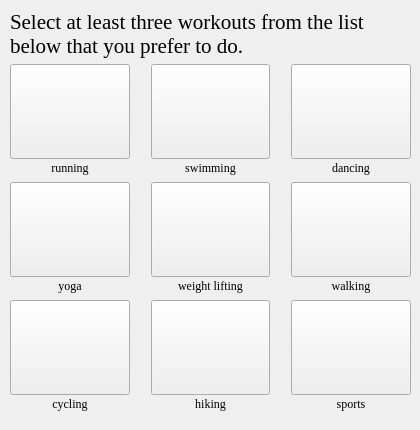
         <widget class="QWidget" name="workoutprefspage">
          <widget class="QWidget" name="verticalLayoutWidget_4">
           <property name="geometry">
            <rect>
             <x>10</x>
             <y>10</y>
             <width>401</width>
             <height>411</height>
            </rect>
           </property>
           <layout class="QVBoxLayout" name="workoutprefslayout">
            <property name="sizeConstraint">
             <enum>QLayout::SetDefaultConstraint</enum>
            </property>
            <property name="bottomMargin">
             <number>10</number>
            </property>
            <item>
             <widget class="QLabel" name="workoutprefsquerylabel">
              <property name="sizePolicy">
               <sizepolicy hsizetype="Preferred" vsizetype="Preferred">
                <horstretch>0</horstretch>
                <verstretch>0</verstretch>
               </sizepolicy>
              </property>
              <property name="font">
               <font>
                <family>Georgia</family>
                <pointsize>16</pointsize>
                <kerning>true</kerning>
               </font>
              </property>
              <property name="text">
               <string>Select at least three workouts from the list below that you prefer to do.</string>
              </property>
              <property name="scaledContents">
               <bool>false</bool>
              </property>
              <property name="wordWrap">
               <bool>true</bool>
              </property>
             </widget>
            </item>
            <item>
             <layout class="QGridLayout" name="workoutsgrid">
              <property name="verticalSpacing">
               <number>2</number>
              </property>
              <item row="5" column="0">
               <spacer name="vspacer11w">
                <property name="orientation">
                 <enum>Qt::Vertical</enum>
                </property>
                <property name="sizeType">
                 <enum>QSizePolicy::Fixed</enum>
                </property>
                <property name="sizeHint" stdset="0">
                 <size>
                  <width>20</width>
                  <height>5</height>
                 </size>
                </property>
               </spacer>
              </item>
              <item row="6" column="1">
               <spacer name="hspacer11w">
                <property name="orientation">
                 <enum>Qt::Horizontal</enum>
                </property>
                <property name="sizeType">
                 <enum>QSizePolicy::Fixed</enum>
                </property>
                <property name="sizeHint" stdset="0">
                 <size>
                  <width>15</width>
                  <height>20</height>
                 </size>
                </property>
               </spacer>
              </item>
              <item row="2" column="0">
               <spacer name="vspacer12w">
                <property name="orientation">
                 <enum>Qt::Vertical</enum>
                </property>
                <property name="sizeType">
                 <enum>QSizePolicy::Fixed</enum>
                </property>
                <property name="sizeHint" stdset="0">
                 <size>
                  <width>20</width>
                  <height>5</height>
                 </size>
                </property>
               </spacer>
              </item>
              <item row="1" column="4">
               <widget class="QLabel" name="dancinglabel">
                <property name="font">
                 <font>
                  <family>Georgia</family>
                  <kerning>true</kerning>
                 </font>
                </property>
                <property name="text">
                 <string>dancing</string>
                </property>
                <property name="alignment">
                 <set>Qt::AlignCenter</set>
                </property>
               </widget>
              </item>
              <item row="2" column="4">
               <spacer name="vspacer32w">
                <property name="orientation">
                 <enum>Qt::Vertical</enum>
                </property>
                <property name="sizeType">
                 <enum>QSizePolicy::Fixed</enum>
                </property>
                <property name="sizeHint" stdset="0">
                 <size>
                  <width>20</width>
                  <height>5</height>
                 </size>
                </property>
               </spacer>
              </item>
              <item row="3" column="2">
               <widget class="QPushButton" name="weightliftingbutton">
                <property name="sizePolicy">
                 <sizepolicy hsizetype="Minimum" vsizetype="MinimumExpanding">
                  <horstretch>0</horstretch>
                  <verstretch>0</verstretch>
                 </sizepolicy>
                </property>
                <property name="text">
                 <string/>
                </property>
                <property name="iconSize">
                 <size>
                  <width>80</width>
                  <height>80</height>
                 </size>
                </property>
                <property name="checkable">
                 <bool>true</bool>
                </property>
               </widget>
              </item>
              <item row="6" column="2">
               <widget class="QPushButton" name="hikingbutton">
                <property name="sizePolicy">
                 <sizepolicy hsizetype="Minimum" vsizetype="MinimumExpanding">
                  <horstretch>0</horstretch>
                  <verstretch>0</verstretch>
                 </sizepolicy>
                </property>
                <property name="text">
                 <string/>
                </property>
                <property name="iconSize">
                 <size>
                  <width>80</width>
                  <height>80</height>
                 </size>
                </property>
                <property name="checkable">
                 <bool>true</bool>
                </property>
               </widget>
              </item>
              <item row="6" column="4">
               <widget class="QPushButton" name="sportsbutton">
                <property name="sizePolicy">
                 <sizepolicy hsizetype="Minimum" vsizetype="MinimumExpanding">
                  <horstretch>0</horstretch>
                  <verstretch>0</verstretch>
                 </sizepolicy>
                </property>
                <property name="text">
                 <string/>
                </property>
                <property name="iconSize">
                 <size>
                  <width>80</width>
                  <height>80</height>
                 </size>
                </property>
                <property name="checkable">
                 <bool>true</bool>
                </property>
               </widget>
              </item>
              <item row="4" column="4">
               <widget class="QLabel" name="walkinglabel">
                <property name="font">
                 <font>
                  <family>Georgia</family>
                  <kerning>true</kerning>
                 </font>
                </property>
                <property name="text">
                 <string>walking</string>
                </property>
                <property name="alignment">
                 <set>Qt::AlignCenter</set>
                </property>
               </widget>
              </item>
              <item row="7" column="0">
               <widget class="QLabel" name="cyclinglabel">
                <property name="font">
                 <font>
                  <family>Georgia</family>
                  <kerning>true</kerning>
                 </font>
                </property>
                <property name="text">
                 <string>cycling</string>
                </property>
                <property name="alignment">
                 <set>Qt::AlignCenter</set>
                </property>
               </widget>
              </item>
              <item row="3" column="0">
               <widget class="QPushButton" name="yogabutton">
                <property name="sizePolicy">
                 <sizepolicy hsizetype="Minimum" vsizetype="MinimumExpanding">
                  <horstretch>0</horstretch>
                  <verstretch>0</verstretch>
                 </sizepolicy>
                </property>
                <property name="text">
                 <string/>
                </property>
                <property name="iconSize">
                 <size>
                  <width>80</width>
                  <height>80</height>
                 </size>
                </property>
                <property name="checkable">
                 <bool>true</bool>
                </property>
               </widget>
              </item>
              <item row="5" column="4">
               <spacer name="vspacer31w">
                <property name="orientation">
                 <enum>Qt::Vertical</enum>
                </property>
                <property name="sizeType">
                 <enum>QSizePolicy::Fixed</enum>
                </property>
                <property name="sizeHint" stdset="0">
                 <size>
                  <width>20</width>
                  <height>5</height>
                 </size>
                </property>
               </spacer>
              </item>
              <item row="0" column="2">
               <widget class="QPushButton" name="swimmingbutton">
                <property name="sizePolicy">
                 <sizepolicy hsizetype="Minimum" vsizetype="MinimumExpanding">
                  <horstretch>0</horstretch>
                  <verstretch>0</verstretch>
                 </sizepolicy>
                </property>
                <property name="text">
                 <string/>
                </property>
                <property name="iconSize">
                 <size>
                  <width>80</width>
                  <height>80</height>
                 </size>
                </property>
                <property name="checkable">
                 <bool>true</bool>
                </property>
               </widget>
              </item>
              <item row="3" column="1">
               <spacer name="hspacer12w">
                <property name="orientation">
                 <enum>Qt::Horizontal</enum>
                </property>
                <property name="sizeType">
                 <enum>QSizePolicy::Fixed</enum>
                </property>
                <property name="sizeHint" stdset="0">
                 <size>
                  <width>15</width>
                  <height>20</height>
                 </size>
                </property>
               </spacer>
              </item>
              <item row="3" column="4">
               <widget class="QPushButton" name="walkingbutton">
                <property name="sizePolicy">
                 <sizepolicy hsizetype="Minimum" vsizetype="MinimumExpanding">
                  <horstretch>0</horstretch>
                  <verstretch>0</verstretch>
                 </sizepolicy>
                </property>
                <property name="text">
                 <string/>
                </property>
                <property name="iconSize">
                 <size>
                  <width>80</width>
                  <height>80</height>
                 </size>
                </property>
                <property name="checkable">
                 <bool>true</bool>
                </property>
               </widget>
              </item>
              <item row="0" column="4">
               <widget class="QPushButton" name="dancingbutton">
                <property name="sizePolicy">
                 <sizepolicy hsizetype="Minimum" vsizetype="MinimumExpanding">
                  <horstretch>0</horstretch>
                  <verstretch>0</verstretch>
                 </sizepolicy>
                </property>
                <property name="text">
                 <string/>
                </property>
                <property name="iconSize">
                 <size>
                  <width>80</width>
                  <height>80</height>
                 </size>
                </property>
                <property name="checkable">
                 <bool>true</bool>
                </property>
               </widget>
              </item>
              <item row="1" column="0">
               <widget class="QLabel" name="runninglabel">
                <property name="font">
                 <font>
                  <family>Georgia</family>
                  <kerning>true</kerning>
                 </font>
                </property>
                <property name="text">
                 <string>running</string>
                </property>
                <property name="alignment">
                 <set>Qt::AlignCenter</set>
                </property>
               </widget>
              </item>
              <item row="0" column="0">
               <widget class="QPushButton" name="runningbutton">
                <property name="sizePolicy">
                 <sizepolicy hsizetype="Minimum" vsizetype="MinimumExpanding">
                  <horstretch>0</horstretch>
                  <verstretch>0</verstretch>
                 </sizepolicy>
                </property>
                <property name="text">
                 <string/>
                </property>
                <property name="iconSize">
                 <size>
                  <width>80</width>
                  <height>80</height>
                 </size>
                </property>
                <property name="checkable">
                 <bool>true</bool>
                </property>
               </widget>
              </item>
              <item row="7" column="4">
               <widget class="QLabel" name="sportslabel">
                <property name="font">
                 <font>
                  <family>Georgia</family>
                  <kerning>true</kerning>
                 </font>
                </property>
                <property name="text">
                 <string>sports</string>
                </property>
                <property name="alignment">
                 <set>Qt::AlignCenter</set>
                </property>
               </widget>
              </item>
              <item row="0" column="1">
               <spacer name="hspacer13w">
                <property name="orientation">
                 <enum>Qt::Horizontal</enum>
                </property>
                <property name="sizeType">
                 <enum>QSizePolicy::Fixed</enum>
                </property>
                <property name="sizeHint" stdset="0">
                 <size>
                  <width>15</width>
                  <height>20</height>
                 </size>
                </property>
               </spacer>
              </item>
              <item row="4" column="0">
               <widget class="QLabel" name="yogalabel">
                <property name="font">
                 <font>
                  <family>Georgia</family>
                  <kerning>true</kerning>
                 </font>
                </property>
                <property name="text">
                 <string>yoga</string>
                </property>
                <property name="alignment">
                 <set>Qt::AlignCenter</set>
                </property>
               </widget>
              </item>
              <item row="6" column="0">
               <widget class="QPushButton" name="cyclingbutton">
                <property name="sizePolicy">
                 <sizepolicy hsizetype="Minimum" vsizetype="MinimumExpanding">
                  <horstretch>0</horstretch>
                  <verstretch>0</verstretch>
                 </sizepolicy>
                </property>
                <property name="text">
                 <string/>
                </property>
                <property name="iconSize">
                 <size>
                  <width>80</width>
                  <height>80</height>
                 </size>
                </property>
                <property name="checkable">
                 <bool>true</bool>
                </property>
               </widget>
              </item>
              <item row="0" column="3">
               <spacer name="hspacer23w">
                <property name="orientation">
                 <enum>Qt::Horizontal</enum>
                </property>
                <property name="sizeType">
                 <enum>QSizePolicy::Fixed</enum>
                </property>
                <property name="sizeHint" stdset="0">
                 <size>
                  <width>15</width>
                  <height>20</height>
                 </size>
                </property>
               </spacer>
              </item>
              <item row="3" column="3">
               <spacer name="hspacer22w">
                <property name="orientation">
                 <enum>Qt::Horizontal</enum>
                </property>
                <property name="sizeType">
                 <enum>QSizePolicy::Fixed</enum>
                </property>
                <property name="sizeHint" stdset="0">
                 <size>
                  <width>15</width>
                  <height>20</height>
                 </size>
                </property>
               </spacer>
              </item>
              <item row="6" column="3">
               <spacer name="hspacer21w">
                <property name="orientation">
                 <enum>Qt::Horizontal</enum>
                </property>
                <property name="sizeType">
                 <enum>QSizePolicy::Fixed</enum>
                </property>
                <property name="sizeHint" stdset="0">
                 <size>
                  <width>15</width>
                  <height>20</height>
                 </size>
                </property>
               </spacer>
              </item>
              <item row="5" column="2">
               <spacer name="vspacer21w">
                <property name="orientation">
                 <enum>Qt::Vertical</enum>
                </property>
                <property name="sizeType">
                 <enum>QSizePolicy::Fixed</enum>
                </property>
                <property name="sizeHint" stdset="0">
                 <size>
                  <width>20</width>
                  <height>5</height>
                 </size>
                </property>
               </spacer>
              </item>
              <item row="2" column="2">
               <spacer name="vspacer22w">
                <property name="orientation">
                 <enum>Qt::Vertical</enum>
                </property>
                <property name="sizeType">
                 <enum>QSizePolicy::Fixed</enum>
                </property>
                <property name="sizeHint" stdset="0">
                 <size>
                  <width>20</width>
                  <height>5</height>
                 </size>
                </property>
               </spacer>
              </item>
              <item row="1" column="2">
               <widget class="QLabel" name="swimminglabel">
                <property name="font">
                 <font>
                  <family>Georgia</family>
                  <kerning>true</kerning>
                 </font>
                </property>
                <property name="text">
                 <string>swimming</string>
                </property>
                <property name="alignment">
                 <set>Qt::AlignCenter</set>
                </property>
               </widget>
              </item>
              <item row="4" column="2">
               <widget class="QLabel" name="weightliftinglabel">
                <property name="font">
                 <font>
                  <family>Georgia</family>
                  <kerning>true</kerning>
                 </font>
                </property>
                <property name="text">
                 <string>weight lifting</string>
                </property>
                <property name="alignment">
                 <set>Qt::AlignCenter</set>
                </property>
               </widget>
              </item>
              <item row="7" column="2">
               <widget class="QLabel" name="hikinglabel">
                <property name="font">
                 <font>
                  <family>Georgia</family>
                  <kerning>true</kerning>
                 </font>
                </property>
                <property name="text">
                 <string>hiking</string>
                </property>
                <property name="alignment">
                 <set>Qt::AlignCenter</set>
                </property>
               </widget>
              </item>
             </layout>
            </item>
           </layout>
          </widget>
         </widget>
